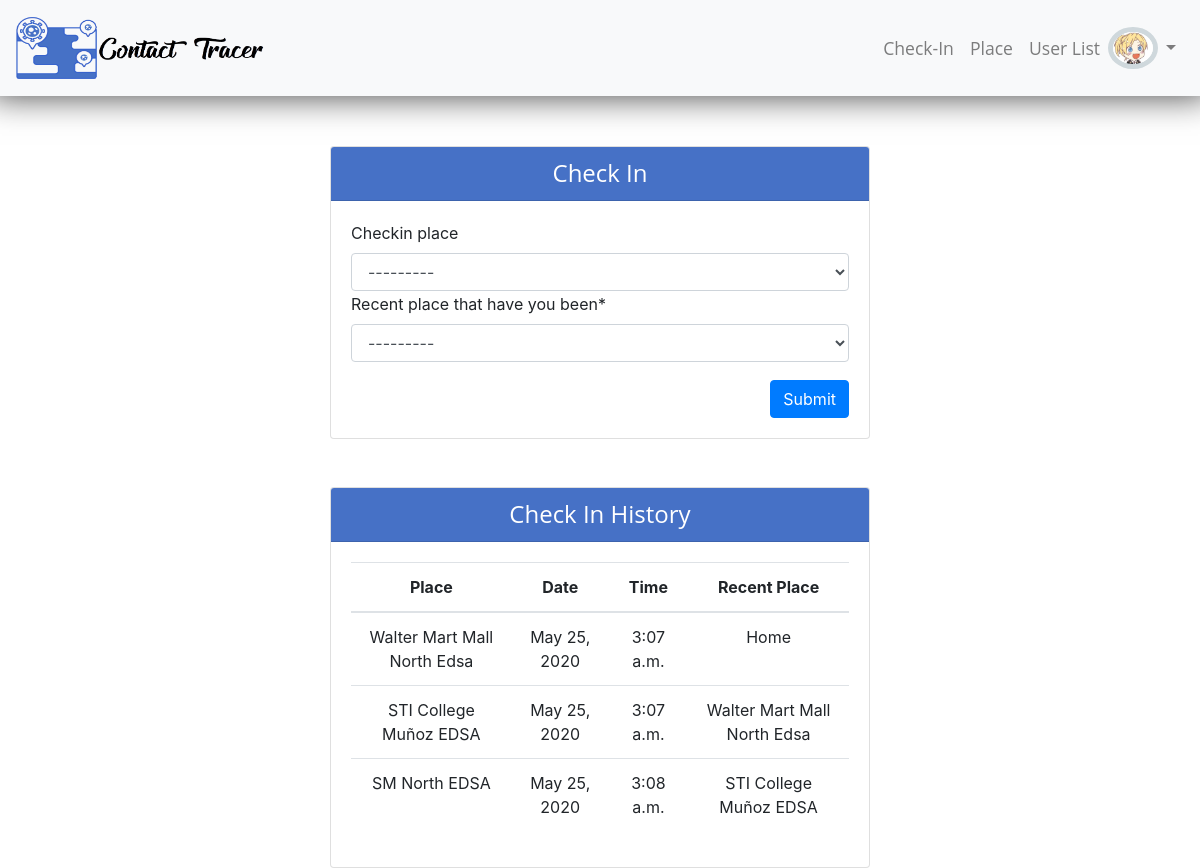
/checkin (signed in), run on the app's committed database.
### app/models.py (models this page shows, shortened)
class User(AbstractBaseUser, PermissionsMixin):
    email = models.EmailField(verbose_name='email address',max_length=255,unique=True,)
    date_joined = models.DateTimeField(('date joined'), auto_now_add=True)
    is_active = models.BooleanField(default=True)
    is_staff = models.BooleanField(default=False)
    is_superuser = models.BooleanField(default=False)
    sex_choices = (('Male', 'Male'),('Female', 'Female'),)
    first_name = models.CharField(('First Name'),max_length=255)
    middle_name = models.CharField(('Middle Name'),max_length=255,blank=True, null=True)
    last_name = models.CharField(('Last Name'),max_length=255)
    suffix = models.CharField(('Suffix'),max_length=255, blank=True)
    sex = models.CharField(('Sex'), max_length=10, choices=sex_choices)
    birthdate = models.DateField(('Birth date'), help_text='Format: yyyy-mm-dd', null=True)
    address = models.CharField(('Address'), max_length=255, blank=True, null=True, help_text='Apartment, suite, unit, building, floor, street, barangay')
    province = models.ForeignKey(Province, on_delete=models.SET_NULL, verbose_name='Province', null=True)
    city = models.ForeignKey(City, on_delete=models.SET_NULL, verbose_name='City/Municipality', null=True)
    contact_number = models.CharField(('Contact Number'), max_length=20)
    travel_history = models.CharField(('Travel History'), max_length=500, blank=True, null=True)
    image = models.ImageField(default="user.png", upload_to=profile_upload_path)
    USERNAME_FIELD = 'email'
    REQUIRED_FIELDS = []
    objects = UserManager()
    def __str__(self):
        flname ='%s %s' % (self.first_name, self.last_name)
        return flname.strip()

class CheckIn(models.Model):
    user = models.ForeignKey(settings.AUTH_USER_MODEL, on_delete=models.CASCADE, verbose_name="User")
    checkin_place = models.ForeignKey(Place, on_delete=models.SET_NULL, null=True, blank=True, related_name="now", )
    x = [('Home','Home'), ('Others','Others')]
    recent_place = models.CharField(("Recent place that have you been"),max_length=255, choices=x)
    recent_location = models.ForeignKey(Place, on_delete=models.SET_NULL, null=True, blank=True, related_name="recent" )
    date = models.DateField(auto_now_add=True)
    time = models.TimeField(auto_now_add=True)

class Place(models.Model):
    place = models.CharField(max_length=255)
    address = models.CharField(('Address'), max_length=255, blank=True, null=True, help_text='Apartment, suite, unit, building, floor, street, barangay')
    province = models.ForeignKey(Province, on_delete=models.CASCADE)
    city = models.ForeignKey(City, on_delete=models.CASCADE)
    image = models.ImageField(default="place.png",upload_to=place_upload_path)
    def __str__(self):
        return self.place

### app/views.py (the view)
# urls.py: path('checkin', views.CheckInCreateView, name="checkin"),
@login_required(login_url='signin')
def CheckInCreateView(request):
    data = request.user
    data2 = CheckIn.objects.filter(user=data.id)
    if request.method == 'POST':
        form = CheckInForm(request.POST,initial={'user':request.user})
        if form.is_valid():
            form.save()
            messages.success(request, "Check-In has been made", extra_tags="success")
            return redirect('checkin')
    else:
        form = CheckInForm(initial={'user':request.user})
    context = {'form':form, 'data2':data2}
    return render(request, 'checkin/checkin_form.html', context)

### app/forms.py
class CheckInForm(forms.ModelForm):
    class Meta:
        model = CheckIn
        fields = '__all__'

### app/Templates/checkin/checkin_form.html (shortened to what this page needs)
{% extends 'base.html'%}
{% load static %}
{% load crispy_forms_tags%}
{% block content %}
<div class="container-fluid">
    <div class="col" id="fd">
        <div class="col-md-6 mx-auto mb-5">
            <div class="card" id="">
                <div class="card-header text-center">
                    <h4 class="my-auto">Check In</h4>
                </div>
                <div class="card-body">
                    <form action="" method="post">
                        {{form|crispy}}
                        <button type="submit" class="btn btn-primary float-right mt-3">Submit</button>
                    </form>
                </div>
            </div>
        </div>
        <div class="col-md-6 mx-auto ">
            <div class="card" id="">
                <div class="card-header text-center">
                    <h4 class="my-auto">Check In History</h4>
                </div>
                <div class="card-body">
                    <table class="table table-responsive-md" id="checkinlist">
                        <thead>
                            <tr>
                                <th scope="col" class="text-center">Place</th>
                                <th scope="col" class="text-center">Date</th>
                                <th scope="col" class="text-center">Time</th>
                                <th scope="col" class="text-center">Recent Place</th>
                            </tr>
                        </thead>
                        <tbody>
                            {% for i in data2 %}
                            <tr>
                                <td class="text-center">{{i.checkin_place}}</td>
                                <td class="text-center">{{i.date}}</td>
                                <td class="text-center">{{i.time}}</td>
                                {% if i.recent_place == 'Others'%}
                                <td class="text-center">{{i.recent_location}}</td>
                                {% else %}
                                <td class="text-center">{{i.recent_place}}</td>
                                {% endif %}
                            </tr>
                            {% endfor %}
                        </tbody>
                    </table>
                </div>
            </div>
        </div>
    </div>
</div>
{% endblock %}

### app/Templates/navbar.html (shortened to what this page needs)
{% load static %}
<header>
    <nav class="navbar navbar-expand-lg navbar-light bg-light" id="navbar">
        <a class="navbar-brand" href="">
            <img src="{% static 'images/logo.png' %}" width="250" height="70" class="d-inline-block align-top" alt="">
        </a>
        <div class="collapse navbar-collapse" id="navbarNavDropdown">
            {% if user.is_authenticated %}
            <ul class="navbar-nav">
                <li class="nav-item ">
                    <a class="nav-link" href="{% url 'checkin' %}">Check-In<span class="sr-only">(current)</span></a>
                </li>
                {% if request.user.groups.all.0.name == "Admin"%}
                    <li class="nav-item ">
                        <a class="nav-link" href="{% url 'place_create'%}">Place<span class="sr-only">(current)</span></a>
                    </li>
                    <li class="nav-item ">
                        <a class="nav-link" href="{% url 'user_list'%}">User List<span class="sr-only">(current)</span></a>
                    </li>
                {% endif %}
                <img class="rounded-circle" src="{{request.user.image.url}}" alt="User Avatar" id="nav_profile" width="50px">
                <li class="nav-item dropdown" id="profile_link">
                    <a class="nav-link dropdown-toggle" href="#" id="navbarDropdown" role="button" data-toggle="dropdown" aria-haspopup="true" aria-expanded="false"></a>
                </li>
            </ul>
            {% endif %}
        </div>
    </nav>
</header>

### static/css/style.css (style rules this page uses)
a, p, h1, h2, h3 , h4 ,h5, h6 { font-family: "Open Sans", sans-serif; }
a.nav-link { font-size: 1.1rem; color: black; text-align: center; }
nav#navbar { box-shadow: 0px -10px 33px 10px rgba(0,0,0,0.75); margin-bottom: 50px; }
.container-fluid { height: 600px; }
.form-group { margin-bottom: .1rem!important; }
#fd { height: 700px; }
.card-header { color: white; background: #4671c6; }
img.rounded-circle { border: 5px solid #cfd8dc; }

### data on the page
User: user.image (picture)
CheckIn: checkin_place "Walter Mart Mall North Edsa", date "May 25, 2020", time "3:07 a.m.", recent_place "Home"
CheckIn: checkin_place "STI College Muñoz EDSA", date "May 25, 2020", time "3:07 a.m.", recent_location "Walter Mart Mall North Edsa"
CheckIn: checkin_place "SM North EDSA", date "May 25, 2020", time "3:08 a.m.", recent_location "STI College Muñoz EDSA"
